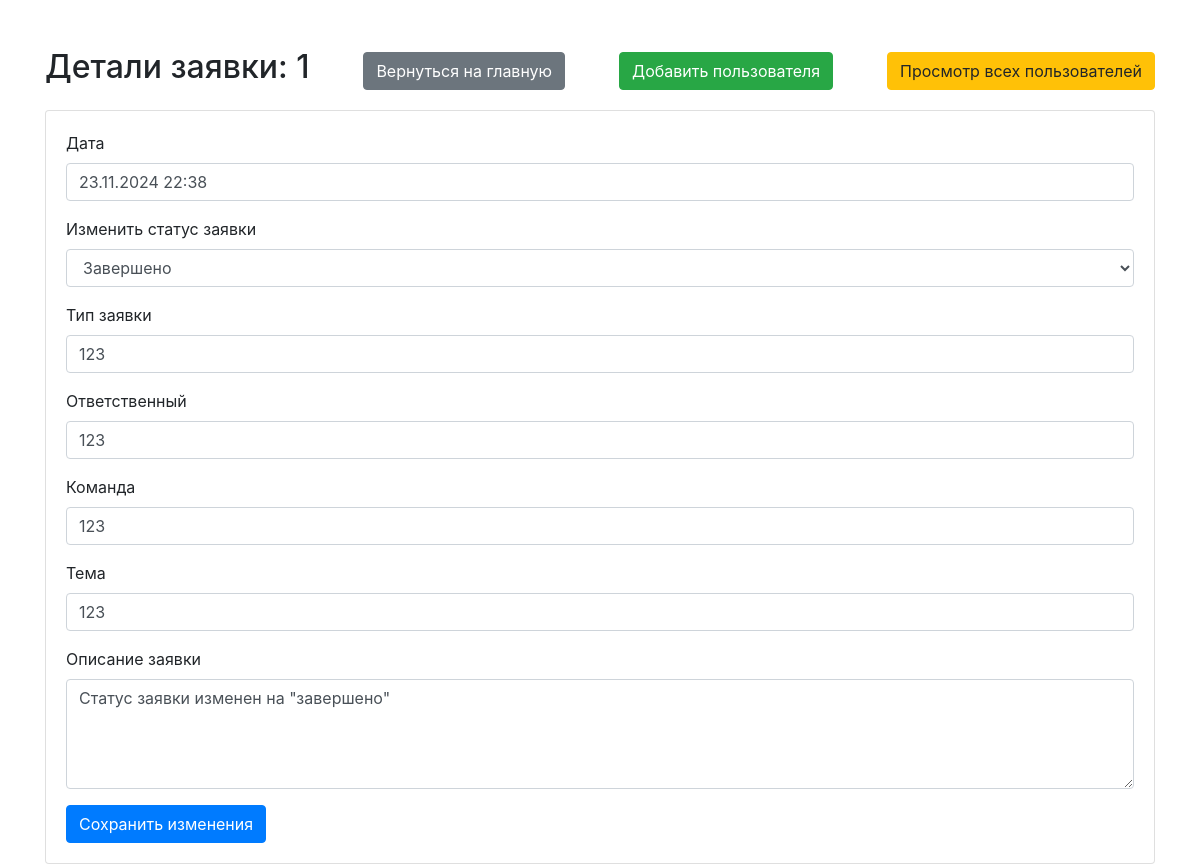
The page /request/1 (signed in) on the database its author committed.
### app.py (models this page shows)
class Request(db.Model):
    id = db.Column(db.Integer, primary_key=True)
    date = db.Column(db.String(20), nullable=False)
    status = db.Column(db.String(20), nullable=False)
    type = db.Column(db.String(50), nullable=False)
    responsible = db.Column(db.String(100), nullable=False)
    team = db.Column(db.String(100), nullable=False)
    theme = db.Column(db.String(200), nullable=False)
    description = db.Column(db.String(500), nullable=False)

### app.py (the view, shortened to what this page needs)
@app.route('/request/<int:request_id>', methods=['GET', 'POST'])
def request_detail(request_id):
    if 'user_id' not in session:
        return redirect(url_for('login'))
    req = Request.query.get_or_404(request_id)
    return render_template('request_detail.html', request=req)

### templates/request_detail.html (shortened to what this page needs)
<!doctype html>
<html lang="ru">
<head>
    <link rel="stylesheet" href="https://cdnjs.cloudflare.com/ajax/libs/normalize/8.0.1/normalize.min.css">
    <link rel="stylesheet" href="https://stackpath.bootstrapcdn.com/bootstrap/4.5.2/css/bootstrap.min.css">
</head>
<body>
    <div class="container">
        <div class="d-flex justify-content-between align-items-center mt-5">
            <h2>Детали заявки: {{ request.id }}</h2>
            <a href="/" class="btn btn-secondary">Вернуться на главную</a>
            {% if session['user_role'] == 'admin' %}
                <a href="/add_user" class="btn btn-success">Добавить пользователя</a>
                <a href="/view_users" class="btn btn-warning">Просмотр всех пользователей</a>
            {% endif %}
        </div>
        <div class="card mt-3">
            <div class="card-body">
                {% if session['user_role'] in ['admin', 'support'] or session['username'] == request.responsible %}
                <form method="post">
                    <div class="form-group">
                        <label for="date">Дата</label>
                        <input type="text" class="form-control" id="date" name="date" value="{{ request.date }}" required>
                    </div>
                    <div class="form-group">
                        <label for="status">Изменить статус заявки</label>
                        <select class="form-control" id="status" name="status" required>
                            {% set status_options = ['Новая заявка', 'В обработке', 'Завершено'] %}
                            {% for option in status_options %}
                                <option value="{{ option }}" {% if request.status == option %} selected {% endif %}>{{ option }}</option>
                            {% endfor %}
                        </select>
                    </div>
                    <div class="form-group">
                        <label for="type">Тип заявки</label>
                        <input type="text" class="form-control" id="type" name="type" value="{{ request.type }}" required>
                    </div>
                    <div class="form-group">
                        <label for="responsible">Ответственный</label>
                        <input type="text" class="form-control" id="responsible" name="responsible" value="{{ request.responsible }}" required>
                    </div>
                    <div class="form-group">
                        <label for="team">Команда</label>
                        <input type="text" class="form-control" id="team" name="team" value="{{ request.team }}" required>
                    </div>
                    <div class="form-group">
                        <label for="theme">Тема</label>
                        <input type="text" class="form-control" id="theme" name="theme" value="{{ request.theme }}" required>
                    </div>
                    <div class="form-group">
                        <label for="description">Описание заявки</label>
                        <textarea class="form-control" id="description" name="description" rows="4" required>{{ request.description }}</textarea>
                    </div>
                    <button type="submit" class="btn btn-primary">Сохранить изменения</button>
                </form>
                {% endif %}
            </div>
        </div>
    </div>
</body>
</html>

### rows shown on the page
Request: id "1", date "23.11.2024 22:38", status "Завершено", type "123", responsible "123", team "123", theme "123", description "Статус заявки изменен на \"завершено\""
